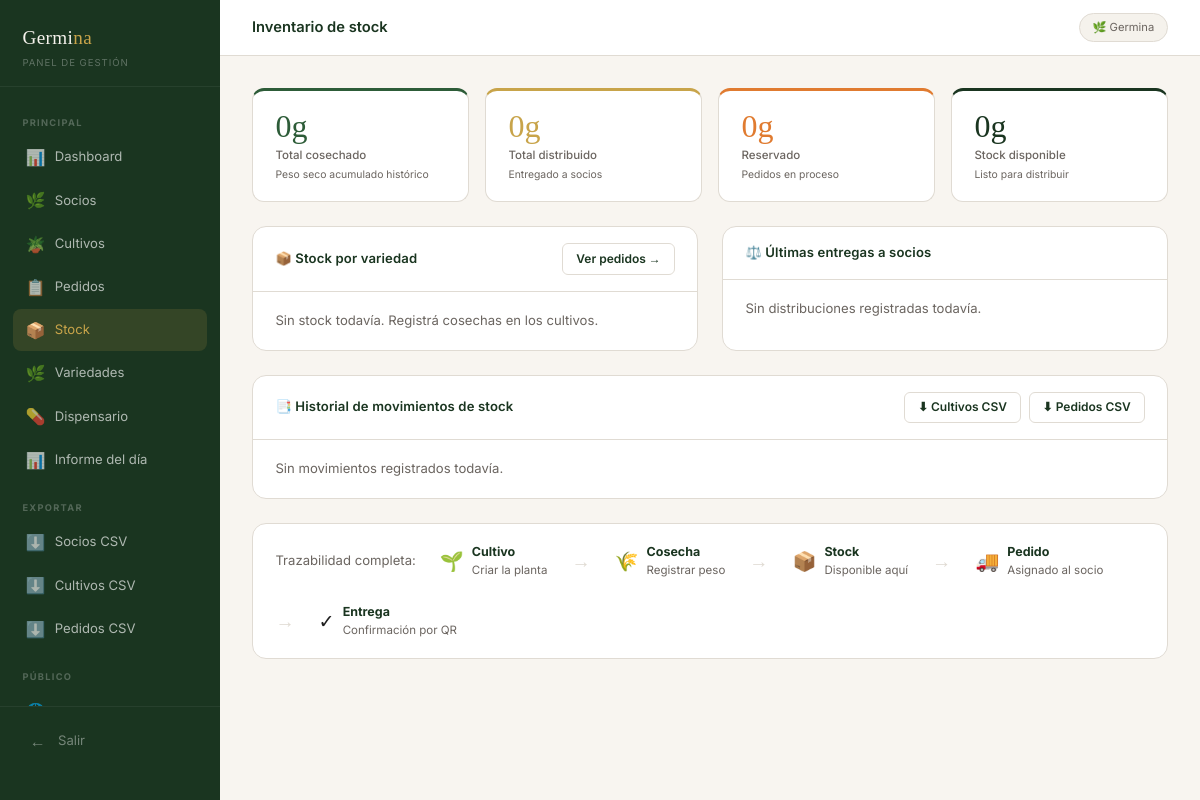
Before: /admin/stock (signed in) with the older database file.
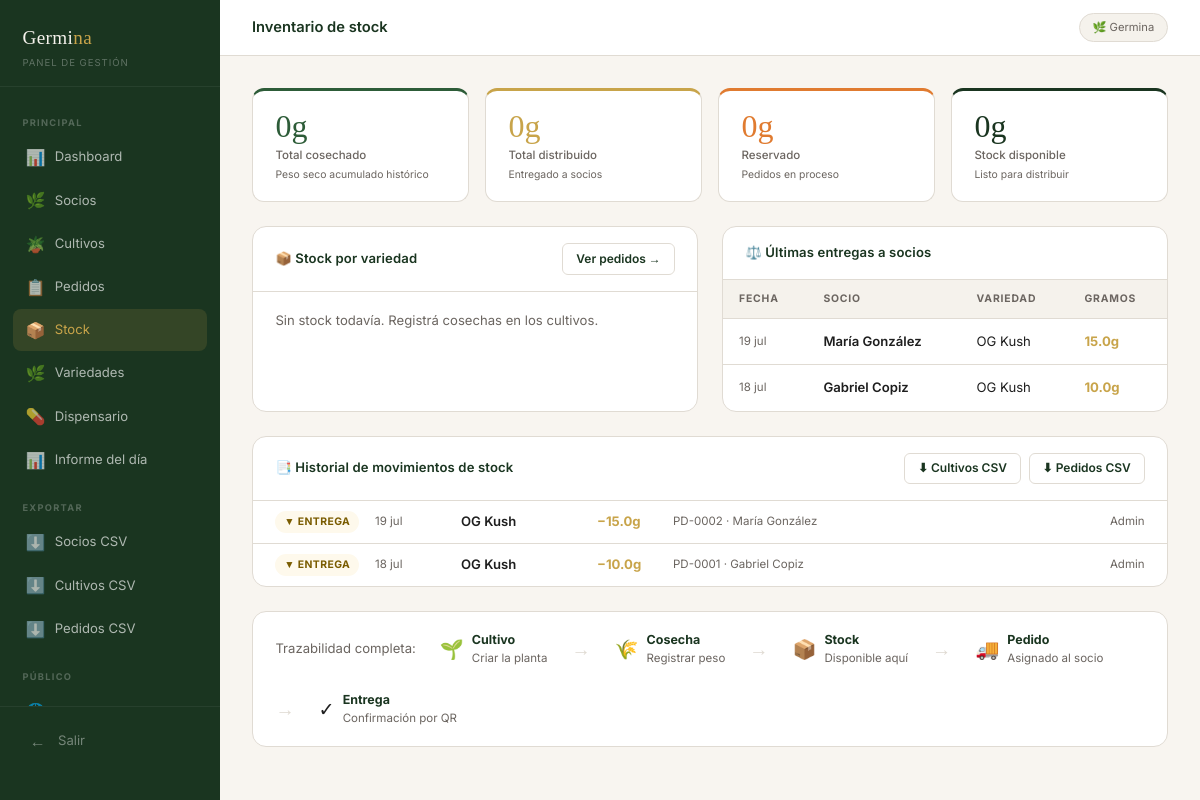
After: the same page with the newer database file.
### tables this page shows
CREATE TABLE pedidos (
        id INTEGER PRIMARY KEY AUTOINCREMENT,
        codigo TEXT UNIQUE NOT NULL,
        socio_id INTEGER NOT NULL,
        variedad TEXT NOT NULL,
        gramos REAL NOT NULL,
        precio REAL DEFAULT 0,
        forma_pago TEXT DEFAULT 'efectivo',
        estado TEXT DEFAULT 'pendiente',
        tipo_entrega TEXT DEFAULT 'delivery',
        direccion_entrega TEXT,
        delivery_persona TEXT,
        fecha_pedido TEXT DEFAULT (datetime('now','localtime')),
        fecha_entrega TEXT,
        token_entrega TEXT UNIQUE,
        notas TEXT,
        registrado_por TEXT DEFAULT 'Admin',
        FOREIGN KEY (socio_id) REFERENCES socios(id)
    );

CREATE TABLE socios (
        id INTEGER PRIMARY KEY AUTOINCREMENT,
        token TEXT UNIQUE NOT NULL,
        -- datos personales
        nombre TEXT, apellido TEXT, dni TEXT, email TEXT, telefono TEXT,
        fecha_nac TEXT, genero TEXT, barrio TEXT, provincia TEXT,
        -- tipo y condición
        tipo_socio TEXT DEFAULT 'paciente',
        diagnostico TEXT, patologia_especifica TEXT,
        tiempo_condicion TEXT,
        -- médico
        medico_prescriptor TEXT, especialidad_medico TEXT, tiene_receta TEXT,
        -- cannábico
        experiencia_cannabis TEXT, metodo_consumo TEXT, frecuencia_uso TEXT,
        -- trazabilidad
        como_nos_conocio TEXT, referido_por TEXT, referidor_es_socio INTEGER DEFAULT 0,
        canal_detalle TEXT,
        -- notas y estado
        etapa TEXT DEFAULT 'solicitud',
        notas_solicitud TEXT,
        created_at TEXT DEFAULT (datetime('now','localtime')),
        updated_at TEXT DEFAULT (datetime('now','localtime'))
    , cupo_mensual_g REAL DEFAULT 30, direccion TEXT, referencias_entrega TEXT);

### app.py (the view, shortened to what this page needs)
@app.route('/admin/stock')
@login_required
def admin_stock():
    db = get_db()
    cosechado_rows = db.execute('''
        SELECT cu.variedad, COALESCE(SUM(co.peso_seco_g),0) as total_g
        FROM cosechas co JOIN cultivos cu ON cu.id = co.cultivo_id
        GROUP BY cu.variedad ORDER BY total_g DESC
    ''').fetchall()
    stock = []
    total_disponible = round(sum(r['disponible_g'] for r in stock), 1)
    total_cosechado  = round(sum(r['total_g'] for r in stock), 1)
    total_entregado  = round(sum(r['entregado_g'] for r in stock), 1)
    recientes = db.execute('''
        SELECT p.*, s.nombre, s.apellido
        FROM pedidos p JOIN socios s ON s.id = p.socio_id
        WHERE p.estado='entregado' ORDER BY p.fecha_entrega DESC LIMIT 15
    ''').fetchall()
    movimientos = db.execute('''
        SELECT 'entrada' as tipo, co.fecha, cu.variedad, co.peso_seco_g as gramos,
               cu.codigo as referencia, co.registrado_por, NULL as socio_nombre
        FROM cosechas co JOIN cultivos cu ON cu.id = co.cultivo_id
        UNION ALL
        SELECT 'salida' as tipo, p.fecha_entrega as fecha, p.variedad, p.gramos,
               p.codigo as referencia, p.registrado_por,
               s.nombre || ' ' || s.apellido as socio_nombre
        FROM pedidos p JOIN socios s ON s.id = p.socio_id
        WHERE p.estado = 'entregado' AND p.fecha_entrega IS NOT NULL
        ORDER BY fecha DESC
        LIMIT 40
    ''').fetchall()
    total_reservado = round(sum(r['reservado_g'] for r in stock), 1)
    return render_template('admin/stock.html',
        stock=stock,
        total_disponible=total_disponible,
        total_cosechado=total_cosechado,
        total_entregado=total_entregado,
        total_reservado=total_reservado,
        recientes=recientes,
        movimientos=movimientos,
    )

### app.py (called while the page is built)
def get_db():
    if 'db' not in g:
        g.db = sqlite3.connect(DB_PATH)
        g.db.row_factory = sqlite3.Row
        g.db.execute('PRAGMA journal_mode=WAL')
    return g.db

def fmt_fecha(d):
    if not d: return '—'
    try:
        dt = datetime.strptime(str(d)[:10], '%Y-%m-%d')
        meses = ['ene','feb','mar','abr','may','jun','jul','ago','sep','oct','nov','dic']
        return f"{dt.day} {meses[dt.month-1]}"
    except: return str(d)[:10]

def login_required(f):
    @wraps(f)
    def wrapped(*args, **kwargs):
        if not session.get('admin'):
            return redirect(url_for('admin_login'))
        return f(*args, **kwargs)
    return wrapped

### templates/admin/stock.html (shortened to what the changed rows need)
{% extends 'admin/base_admin.html' %}
{% block content %}
<div class="grid-2" style="gap:1.5rem;margin-bottom:1.5rem;">
  <div class="card">
    {% if recientes %}
    <div class="table-wrap">
      <table>
        <thead><tr><th>Fecha</th><th>Socio</th><th>Variedad</th><th>Gramos</th></tr></thead>
        <tbody>
          {% for d in recientes %}
          <tr onclick="location.href='{{ url_for('admin_pedido', pid=d.id) }}'">
            <td class="text-xs text-muted">{{ fmt_fecha(d.fecha_entrega) }}</td>
            <td class="text-sm fw-600">{{ d.nombre }} {{ d.apellido }}</td>
            <td class="text-sm">{{ d.variedad }}</td>
            <td class="text-sm" style="color:var(--gold);font-weight:700;">{{ d.gramos }}g</td>
          </tr>
          {% endfor %}
        </tbody>
      </table>
    </div>
    {% else %}
    <div class="card-body"><p class="text-muted text-sm">Sin distribuciones registradas todavía.</p></div>
    {% endif %}
  </div>
</div>
<div class="card" style="margin-bottom:1.5rem;">
  {% if movimientos %}
  <div>
    {% for m in movimientos %}
    <div class="mov-row">
      <span class="mov-badge {% if m.tipo == 'entrada' %}mov-entrada{% else %}mov-salida{% endif %}">
        {% if m.tipo == 'entrada' %}▲ Cosecha{% else %}▼ Entrega{% endif %}
      </span>
      <span class="text-xs text-muted" style="min-width:70px;">{{ fmt_fecha(m.fecha) }}</span>
      <span class="fw-600 text-sm" style="min-width:120px;">{{ m.variedad }}</span>
      <span class="text-sm" style="min-width:60px;color:{% if m.tipo == 'entrada' %}var(--green-mid){% else %}var(--gold){% endif %};font-weight:700;">
        {% if m.tipo == 'entrada' %}+{% else %}−{% endif %}{{ m.gramos|round(1) }}g
      </span>
      <span class="text-xs text-muted" style="flex:1;">
        {{ m.referencia }}
        {% if m.socio_nombre %} · {{ m.socio_nombre }}{% endif %}
      </span>
      <span class="text-xs text-muted">{{ m.registrado_por }}</span>
    </div>
    {% endfor %}
  </div>
  {% else %}
  <div class="card-body"><p class="text-muted text-sm">Sin movimientos registrados todavía.</p></div>
  {% endif %}
</div>
<div class="card">
  <div class="card-body" style="display:flex;align-items:center;gap:1.5rem;flex-wrap:wrap;">
    <div style="font-size:0.82rem;color:var(--muted);">Trazabilidad completa:</div>
    {% set steps = [('🌱','Cultivo','Criar la planta'),('🌾','Cosecha','Registrar peso'),('📦','Stock','Disponible aquí'),('🚚','Pedido','Asignado al socio'),('✓','Entrega','Confirmación por QR')] %}
    {% for icon, label, desc in steps %}
    <div style="display:flex;align-items:center;gap:0.5rem;">
      <span style="font-size:1.2rem;">{{ icon }}</span>
      <div>
        <div style="font-size:0.78rem;font-weight:700;color:var(--green-deep);">{{ label }}</div>
        <div class="text-xs text-muted">{{ desc }}</div>
      </div>
    </div>
    {% if not loop.last %}<span style="color:var(--border);font-size:1.2rem;">→</span>{% endif %}
    {% endfor %}
  </div>
</div>
{% endblock %}

Changed rows visible on the page:
added pedidos: fecha_entrega "19 jul", nombre "María", apellido "González", variedad "OG Kush", gramos "15.0", fmt_fecha "19 jul", referencia "PD-0002", socio_nombre "María González", registrado_por "Admin"
added pedidos: fecha_entrega "18 jul", nombre "Gabriel", apellido "Copiz", variedad "OG Kush", gramos "10.0", fmt_fecha "18 jul", referencia "PD-0001", socio_nombre "Gabriel Copiz", registrado_por "Admin"
Other visible differences:
text no longer shown: "Sin distribuciones registradas todavía. Sin movimientos registrados todavía."
text now shown: "FECHA SOCIO VARIEDAD GRAMOS"
